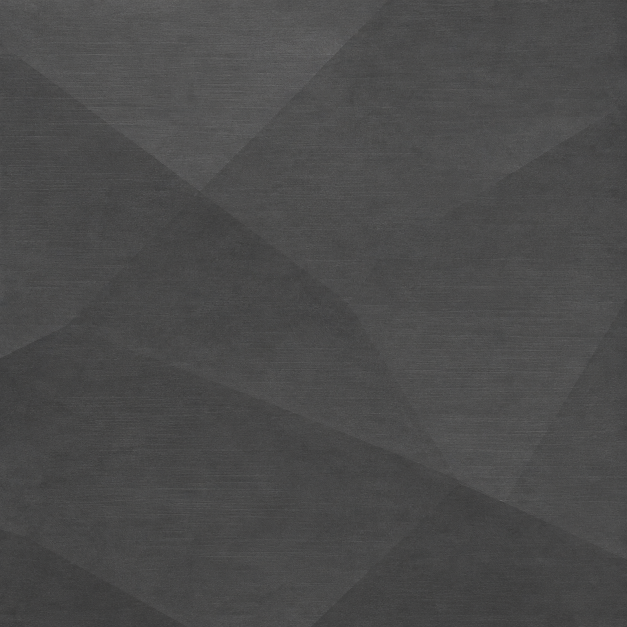
#> input picture Tools/Modeling/Textures/Graphite_albedo.png, 1254 x 1254 px (shown at 1/2 size)
$ python Generate-GraphitePortable.py
#> lines starting #> are read from the running program, lines starting #| are printed output that depends on the picture
### Tools/Modeling/portable_mesh.py
"""Native Unity portable-mesh export, atlas preview and geometry validation."""
from pathlib import Path
import math
import re
import struct
from PIL import Image, ImageDraw

ROOT = Path(__file__).resolve().parents[2]
ASSETS = ROOT / 'FactorioProject/Assets'
def add(a,b): return tuple(x+y for x,y in zip(a,b))
def sub(a,b): return tuple(x-y for x,y in zip(a,b))
def mul(a,k): return tuple(x*k for x in a)
def dot(a,b): return sum(x*y for x,y in zip(a,b))
def cross(a,b): return (a[1]*b[2]-a[2]*b[1],a[2]*b[0]-a[0]*b[2],a[0]*b[1]-a[1]*b[0])
def unit(a): return mul(a,1/math.sqrt(dot(a,a)))
def uv(x,y): return (x/1024,1-y/1024)

class PortableMesh:
    def __init__(self,name,folder,guid,eye=(1,0.9,1.4),origin=(0,0.073,0),scale=1850,vertex_limit=120):
        self.name,self.guid=name,guid
        self.output=ASSETS/folder/(name+'.mesh')
        self.atlas=ASSETS/folder/(name+'_TB.png')
        self.eye,self.origin,self.scale=eye,origin,scale
        self.vertex_limit=vertex_limit
        self.vertices,self.normals,self.uvs,self.triangles=[],[],[],[]

    def vertex(self,p,n,t):
        self.vertices.append(p); self.normals.append(unit(n)); self.uvs.append(t)
        return len(self.vertices)-1

    def face(self,a,b,c,center):
        v=self.vertices
        n=cross(sub(v[b],v[a]),sub(v[c],v[a]))
        if dot(n,sub(mul(add(add(v[a],v[b]),v[c]),1/3),center))<0: b,c=c,b
        self.triangles.append((a,b,c))

    def validate(self):
        v,n,t=self.vertices,self.normals,self.uvs
        assert 0<len(v)<=self.vertex_limit
        ids,edges={},{}
        welded=[ids.setdefault(tuple(round(x,7) for x in p),len(ids)) for p in v]
        for a,b,c in self.triangles:
            normal=cross(sub(v[b],v[a]),sub(v[c],v[a]))
            assert dot(normal,normal)>1e-14
            assert dot(normal,add(add(n[a],n[b]),n[c]))>0
            u,w,q=t[a],t[b],t[c]
            assert abs((w[0]-u[0])*(q[1]-u[1])-(w[1]-u[1])*(q[0]-u[0]))>1e-9
            for i,j in ((a,b),(b,c),(c,a)):
                i,j=welded[i],welded[j]
                edge=tuple(sorted((i,j)))
                count,balance=edges.get(edge,(0,0))
                edges[edge]=(count+1,balance+(1 if i<j else -1))
        assert all(c==2 and b==0 for c,b in edges.values())

    # [80 lines left out: functions buffers, write, check, preview, not called in this run]

### Tools/Modeling/Generate-GraphitePortable.py
"""Factory-machined graphite billet, with geometric edge and end chamfers."""
import argparse
import math

from PIL import Image, ImageDraw
from portable_mesh import PortableMesh, ASSETS, ROOT, sub, mul, cross, dot


MESH_GUID = 'fd9d379617664176a55cfbdb23b3c27b'
MATERIAL_GUID = 'f767f83f743a4776af7a2e0ec675711d'
TEXTURE_GUID = '58cc1c91e97446fe9df7e72d832d75bb'
SOURCE = ROOT / 'Tools/Modeling/Textures/Graphite_albedo.png'
RADIUS = .075
CENTER_Y = RADIUS * math.sin(math.pi / 3)
CENTER = (0, CENTER_Y, 0)
asset = PortableMesh('Graphite_P', 'Items/Materials/Graphite', MESH_GUID,
    eye=(1, .8, 1.6), origin=CENTER, scale=1900, vertex_limit=168)


def point(index, scale, z):
    side, edge = divmod(index % 12, 2)
    angle = math.tau * side / 6
    neighbor = angle + (-1 if edge == 0 else 1) * math.tau / 6
    return (RADIUS * scale * (.90 * math.cos(angle) + .10 * math.cos(neighbor)),
        CENTER_Y + RADIUS * scale * (.90 * math.sin(angle) + .10 * math.sin(neighbor)), z)


def atlas_uv(x, y):
    return (x / 1024, 1 - y / 1024)


def quad(points, bevel, side):
    normal = cross(sub(points[1], points[0]), sub(points[2], points[0]))
    if dot(normal, sub(points[0], CENTER)) < 0:
        normal = mul(normal, -1)
    if bevel:
        coords = ((812, 24), (1000, 24), (1000, 220), (812, 220))
    else:
        left, right = 4 + 760 * side / 6, 4 + 760 * (side + 1) / 6
        coords = ((left, 4), (right, 4), (right, 764), (left, 764))
    ids = [asset.vertex(p, normal, atlas_uv(*uv)) for p, uv in zip(points, coords)]
    asset.face(ids[0], ids[1], ids[2], CENTER)
    asset.face(ids[0], ids[2], ids[3], CENTER)


def build():
    asset.vertices.clear()
    asset.normals.clear()
    asset.uvs.clear()
    asset.triangles.clear()
    stations = ((.88, -.180), (1, -.169), (1, .169), (.88, .180))
    for segment in range(3):
        for side in range(12):
            points = [point(i, *stations[j]) for i, j in
                ((side, segment), (side + 1, segment),
                 (side + 1, segment + 1), (side, segment + 1))]
            quad(points, segment != 1 or side % 2 == 0, side // 2)
    for scale, z in (stations[0], stations[-1]):
        ids = []
        for side in range(12):
            p = point(side, scale, z)
            ids.append(asset.vertex(p, (0, 0, -1 if z < 0 else 1),
                atlas_uv(384 + p[0] / RADIUS * 340,
                    384 + (p[1] - CENTER_Y) / RADIUS * 340)))
        for side in range(1, 11):
            asset.face(ids[0], ids[side], ids[side + 1], CENTER)
    assert len(asset.vertices) == 168 and len(asset.triangles) == 92
    asset.validate()


def write_assets():
    with Image.open(SOURCE) as source:
#> source is the input picture: PIL image 1254x1254 RGB; mean R, G, B 74.9, 74.8, 74.7
        surface = source.convert('RGB').resize((768, 768), Image.Resampling.LANCZOS)
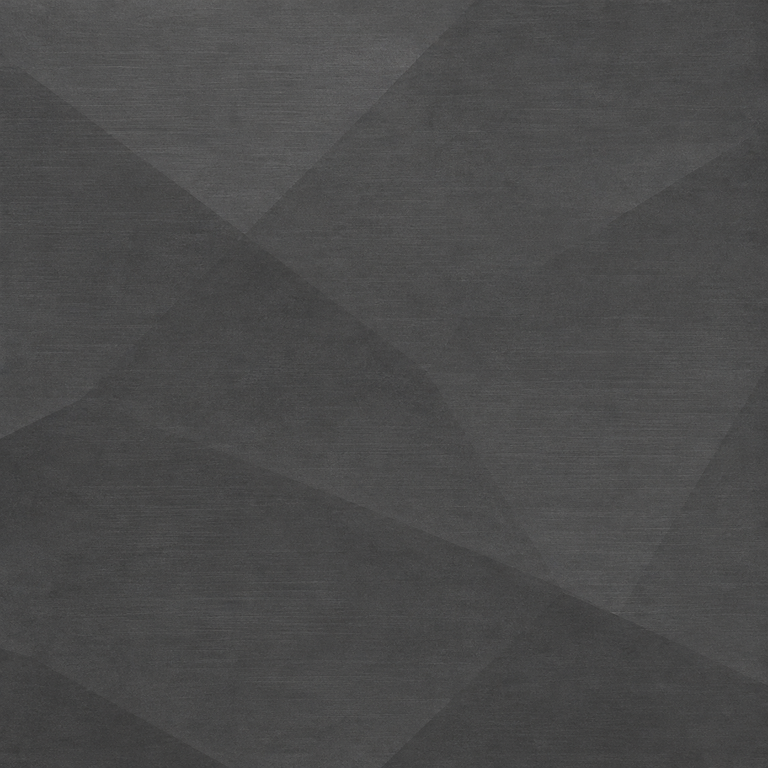
#> surface: PIL image 768x768 RGB; mean R, G, B 74.9, 74.8, 74.7
    atlas = Image.new('RGB', (1024, 1024), (53, 55, 59))
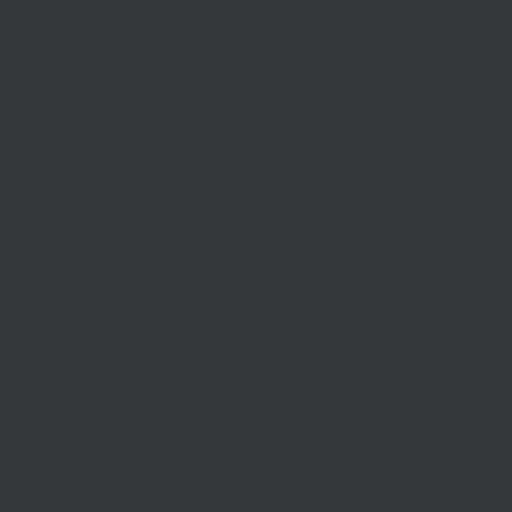
#> atlas: PIL image 1024x1024 RGB (shown at 1/2 size); mean R, G, B 53, 55, 59
    atlas.paste(surface, (0, 0))
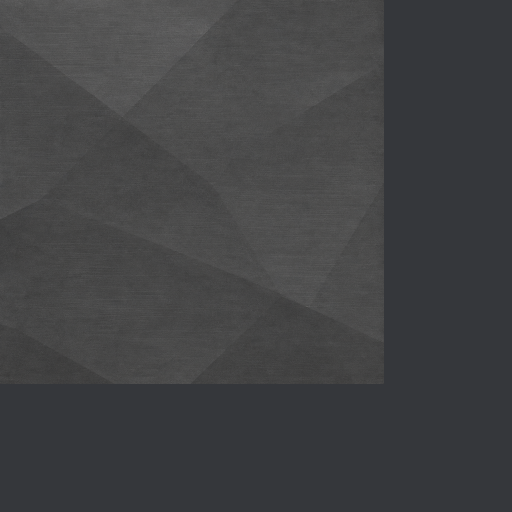
#> atlas: PIL image 1024x1024 RGB (shown at 1/2 size); mean R, G, B 65.3, 66.1, 67.8
    ImageDraw.Draw(atlas).rectangle((792, 0, 1023, 256), fill=(162, 166, 174))
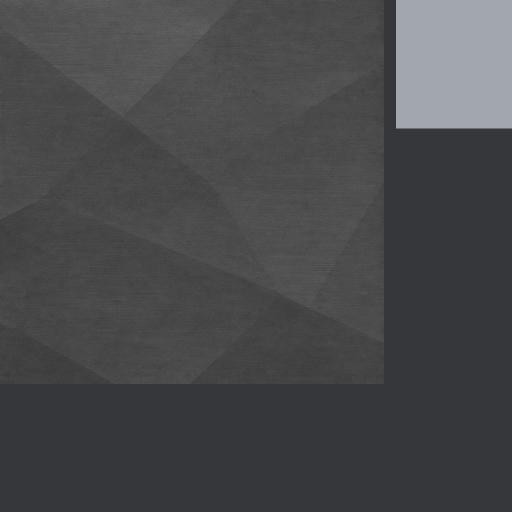
#> atlas: PIL image 1024x1024 RGB (shown at 1/2 size); mean R, G, B 71.5, 72.4, 74.4
    atlas.save(asset.atlas)
    template = ASSETS / 'Items/Materials/Carbon nanotube'
#> (the run stopped early here; a loop or call above may not have finished)
